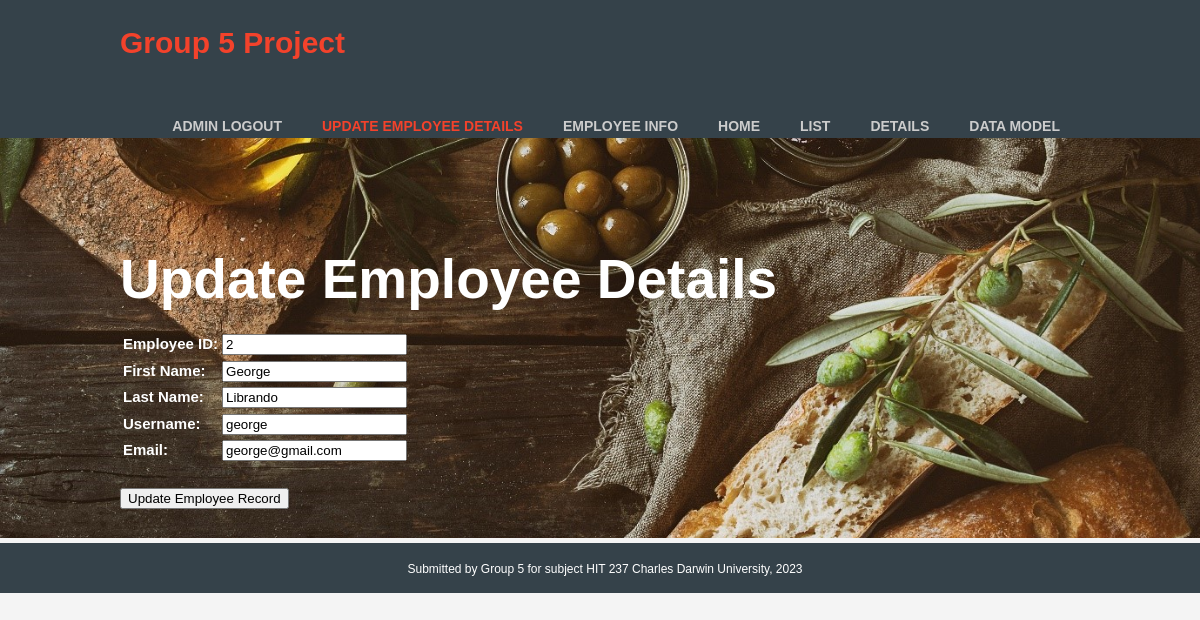
Screenshot of /update/employee/2/ (signed in) with the database file from the repository.
### foodwaste_app/models.py (models this page shows, shortened)
class Employee_Model(models.Model):
    emp_id = models.IntegerField(null=True)
    firstname= models.CharField(max_length=30)
    lastname = models.CharField(max_length=30)
    username = models.CharField(max_length=30)
    email = models.EmailField()

### foodwaste_app/views.py (the view)
# urls.py: path('update/employee/<int:emp_id>/', views.update_employee, name='update'),
def update_employee(request, emp_id):
    emp_dets = Employee_Model.objects.get(emp_id=emp_id)
    if request.method == 'POST':
        empform = EmployeeRego(request.POST, instance=emp_dets)
        if empform.is_valid() != True:
            emp_data={ 'userform':empform }
        else:
            empform.save()
            return HttpResponseRedirect(reverse('empinfo'))
    else:
        empform = EmployeeRego(instance=emp_dets)
        emp_data = {'user_form':empform}
    return render(request,'foodwaste_app/update_employee.html', emp_data)

### foodwaste_app/forms.py
class EmployeeRego(forms.ModelForm):
    class Meta:
        model = Employee_Model
        fields = ['emp_id','firstname','lastname','username','email']
        labels = {
            'emp_id': 'Employee ID',
            'firstname': 'First Name',
            'lastname': 'Last Name',
            'username': 'Username',
            'email': 'Email'
        }

### foodwaste_app/templates/foodwaste_app/update_employee.html (shortened to what this page needs)
{% extends 'foodwaste_app/base.html' %}
    {% block content %}
    <header>
        <div class="container">
            <div id="branding">
                <h1> <span class="highlight">Group 5 Project</h1>
            </div>
            <nav>
                <ul>
                    {% if user.is_authenticated %}
                    <li><a href="{% url 'adminuser_logout' %}">Admin Logout</a></li>
                    {% else %}
                    <li class="#"><a href="{% url 'adminuser_login' %}">Admin Login</a></li>
                    {% endif %}
                    <li class="current"><a href="{% url 'empinfo' %}">Update Employee Details</a></li>
                    <li><a href="{% url 'empinfo' %}">Employee info</a></li>
                    <li><a href="{% url 'home' %}">Home</a></li>
                    <li><a href="{% url 'list_Topics' %}">List</a></li>
                    <li><a href="{% url 'details_Topics' %}">Details</a></li>
                    <li><a href="{% url 'datamodel' %}">Data Model</a></li>
                </ul>
            </nav>
        </div>
    </header>
        <section id="showcase">
            <div class="container">
                <h1>Update Employee Details</h1>
                        <form action="#" method="POST" >
                            <table>
                                {{ user_form.as_table}}
                            </table><br>
                            <input type="submit" value="Update Employee Record">
                        </form>
            </div>
        </section>
        <footer>
            <p> Submitted by Group 5 for subject HIT 237 Charles Darwin University, 2023</p>
        </footer>
    {% endblock %}

### foodwaste_app/static/foodwaste_app/css/style.css (style rules this page uses)
body { font: 15px/1.5 Arial, Helvetica, sans-serif; padding: 0; margin: 0; background-color: #f4f4f4; }
.container { width: 80%; margin: auto; overflow: hidden; }
ul { margin: 0; padding: 0; }
header { background:#35424a; color: #ffffff; padding-top: 5x; min-height: 5px; }
header a { color: #cccccc; text-decoration: none; text-transform: uppercase; font-size: 14px; font-weight: bold; }
header li { float: left; display: inline; padding: 0 20px 0 20px; }
header #branding { float: left; }
header #branding { margin: 0; }
header nav { float: right; margin-top: 30px; }
header .highlight, header .current a { color: #f3422b; font-weight: bold; }
#showcase { min-height:400px; background: url(../img/showcase.jpg ) no-repeat 0 -400px; background-size: cover; background-position: center; width:100%; height:100%; text-align: left; color: #ffffff; }
#showcase h1 { margin-top: 100px; font-size: 55px; margin-bottom: 10px; }
footer { padding: 5px; margin-top: 5px; height: 40px; font-size: 12px; color: #ffffff; background-color:#35424a; text-align: center; position: bottom; left: 0; bottom: 0; width: 100%; }

### rows the page displays
Employee_Model: emp_id "2", firstname "George", lastname "Librando", username "george", email "george@gmail.com"
